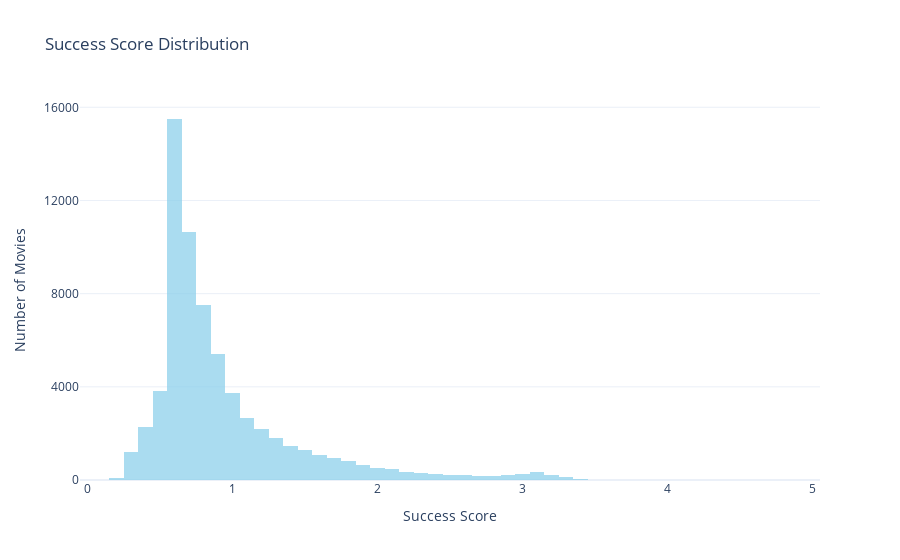

This figure's notebook cell:
### Code cell
# Histogram
fig = go.Figure()
fig.add_trace(go.Histogram(
    x=movies['success_metric_scaled'],
    nbinsx=75,
    marker_color='skyblue',
    opacity=0.7
))

fig.update_layout(
    title='Success Score Distribution',
    xaxis_title='Success Score',
    yaxis_title='Number of Movies',
    template='plotly_white',
    hovermode='closest',
    yaxis=dict(
        tickmode='linear',
        tick0=0,
        dtick=4000,
        tickformat='d',
    ),
    # height=420,
    # width=720,
)

fig.write_html('plots/success_score_distribution.html', full_html=False)
fig.show()

### Figure 1 — Plotly figure (JSON) as saved in the notebook; plotly's stock layout.template omitted (floating-point values rounded to 4 significant figures; data arrays with more than 128 entries replaced by an {"elided": "..."} marker saying what was removed)
{"data": [{"marker": {"color": "skyblue"}, "nbinsx": 75, "opacity": 0.7, "type": "histogram", "x": {"elided": "66974 float values"}}], "layout": {"hovermode": "closest", "title": {"text": "Success Score Distribution"}, "xaxis": {"title": {"text": "Success Score"}}, "yaxis": {"dtick": 4000, "tick0": 0, "tickformat": "d", "tickmode": "linear", "title": {"text": "Number of Movies"}}}}
